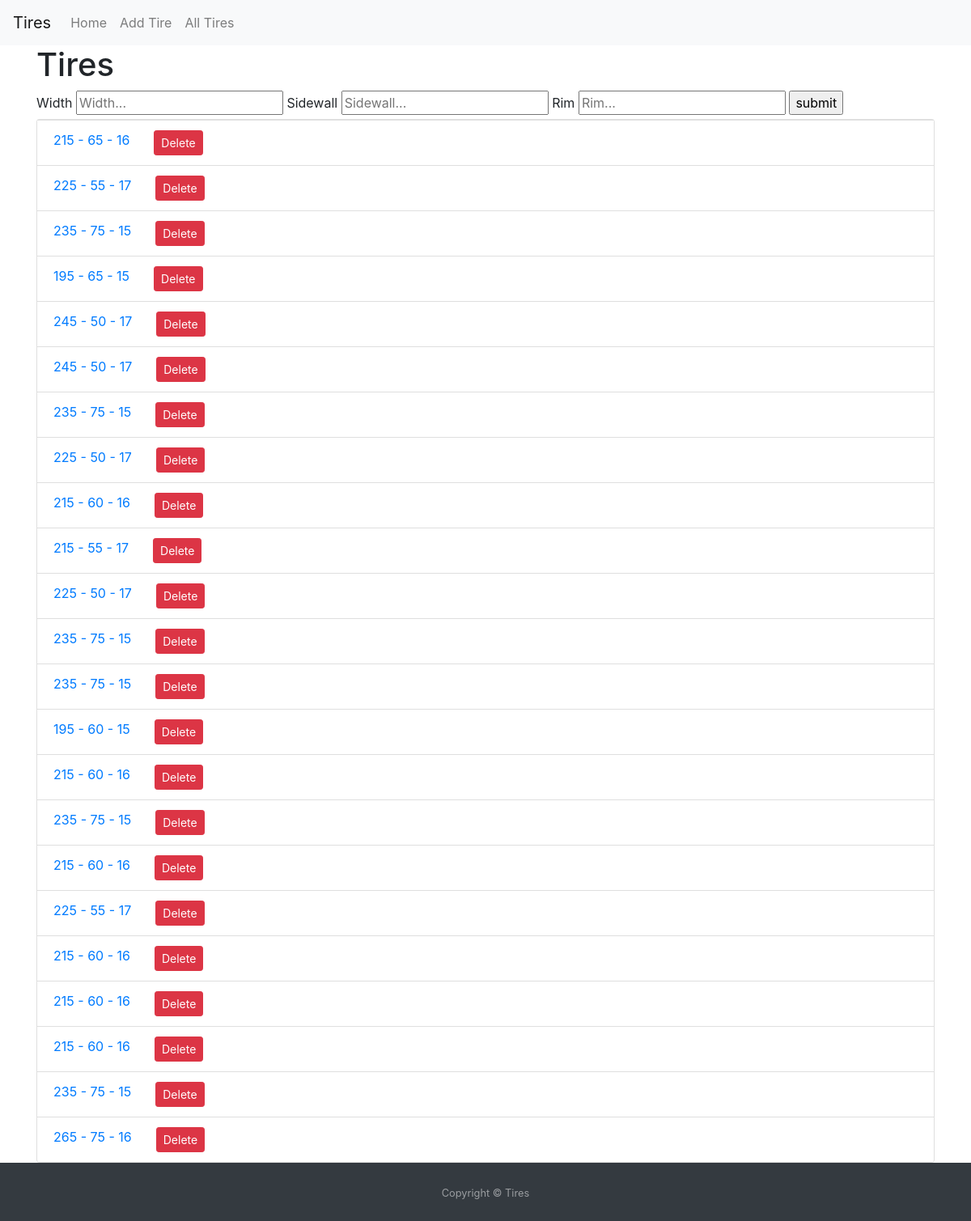
The page /list/ on the database as committed earlier.
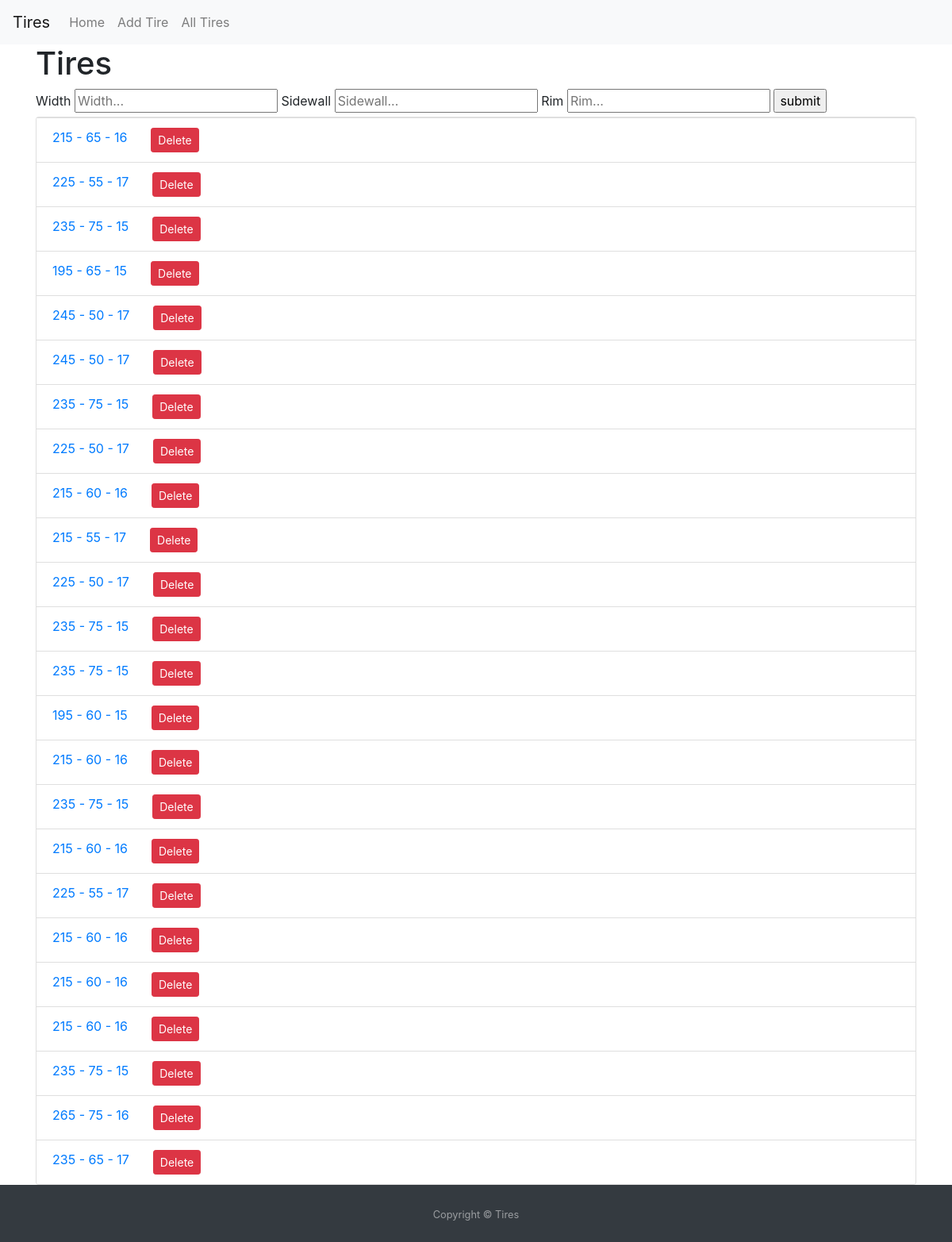
The same page on the database as committed later.
### PDTinv/models.py (models this page shows, shortened)
class Tire(models.Model):
    width = models.IntegerField()
    sidewall = models.IntegerField()
    rim = models.IntegerField()

### PDTinv/views.py (the view, shortened to what this page needs)
# urls.py: path('list/', views.TireList.as_view(), name='tire_list'),
class TireList(ListView):
    model = Tire
    def get_queryset(self):
        w = self.request.GET.get('width', '')
        s = self.request.GET.get('sidewall', '')
        r = self.request.GET.get('rim', '')
        object_list = Tire.objects.all()
        if (w == s == r == ''):
            pass
        print(object_list)
        return object_list

### PDTinv/templates/PDTinv/tire_list.html
{% extends 'base.html'%}
{% block content%}
  <h1>Tires</h1>
  <form action="{% url 'tire_list' %}" method="get">
    <label>Width</label>
    <input name="width" type="number" placeholder="Width..." />
    <label>Sidewall</label>
    <input name="sidewall" type="number" placeholder="Sidewall..." />
    <label>Rim</label>
    <input name="rim" type="number" placeholder="Rim..." />
    <input value="submit" type="submit" />
  </form>
  <div class="card">
      <ul class="list-group list-group-flush">
          {% for tire in object_list %}
          <a href="update/{{ tire.id }}">
            <div  class="list-group-item">
              <div class="row">
                  <div class="col-sm">{{ tire.width }} - {{ tire.sidewall }} - {{ tire.rim }}  </div>
                  <div class="col-sm"><a href="delete/{{ tire.id }}" class="btn btn-danger btn-sm">Delete</a></div>
              </div>
            </div>
          </a>
          {% empty %}
          <li>No tires yet.</li>
          {% endfor %}
        </ul>
  </div>
{% endblock %}

Rows that differ between the two databases and show on the page:
added Tire: width "235", sidewall "65", rim "17"
